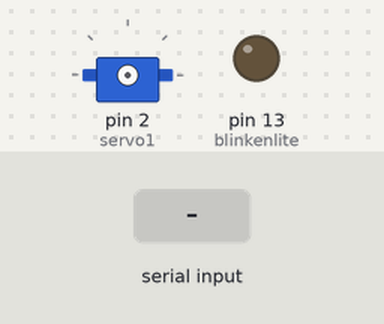
A sketch run on a simulated Arduino Uno, built with avr-gcc and run on an emulated ATmega328P. Parts: servo, output pins drawn as LEDs (lit = HIGH). Wiring (inferred from the names in the program): servo: signal pin 2. Inputs (shaded band) come from the test bench. Servo pulses on a pin are drawn as a servo (544–2400 µs = 0–180°); pins used as bus, display or sensor lines are not drawn; what the sketch prints to the serial monitor is not drawn.

Above: at 1.2 s.
1.3 s: "s90\n" received over Serial
At 1.4 s:
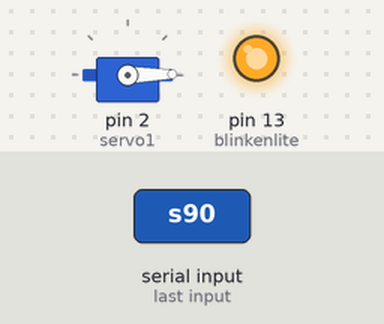
3.0 s: "0" received over Serial
At 3.9 s:
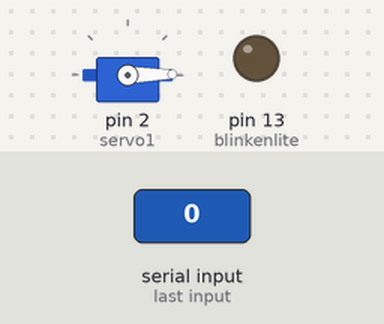
Timing chart, 0 to 6.0 s (numbered marks = the images above; inputs shaded):
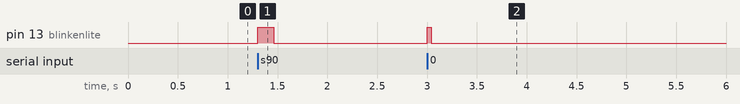

Measured:
- after the input at 1.3 s, pin 13 (blinkenlite): LOW → HIGH at once, → LOW 0.16 s later
- after the input at 3.0 s, pin 13 (blinkenlite): LOW → HIGH at once, → LOW 0.04 s later

The sketch:

servocontrol.pde
```cpp
#include <Servo.h>

Servo servo1;
Servo servo2;
int blinkenlite = 13;

void setup()
{
  servo1.attach(2);
  servo1.setMaximumPulse(2200);
//servo2.attach(15);
  Serial.begin(19200);
  Serial.print("Ready");
  pinMode(blinkenlite, OUTPUT);
}

void loop()
{
  static int v = 0;

  if ( Serial.available()) {
    digitalWrite(blinkenlite, HIGH);
    char ch = Serial.read();
    delay(40);
    digitalWrite(blinkenlite, LOW);
    switch(ch) {
      case '0'...'9':
        v = v * 10 + ch - '0';
        break;
      case 's':
        servo1.write(v);
        v = 0;
        break;
//      case 'w':
//        servo2.write(v);
//        v = 0;
//        break;
      case 'd':
        servo1.detach();
        break;
      case 'a':
        servo1.attach(15);
        break;
    }
  }

  Servo::refresh();
}
```
